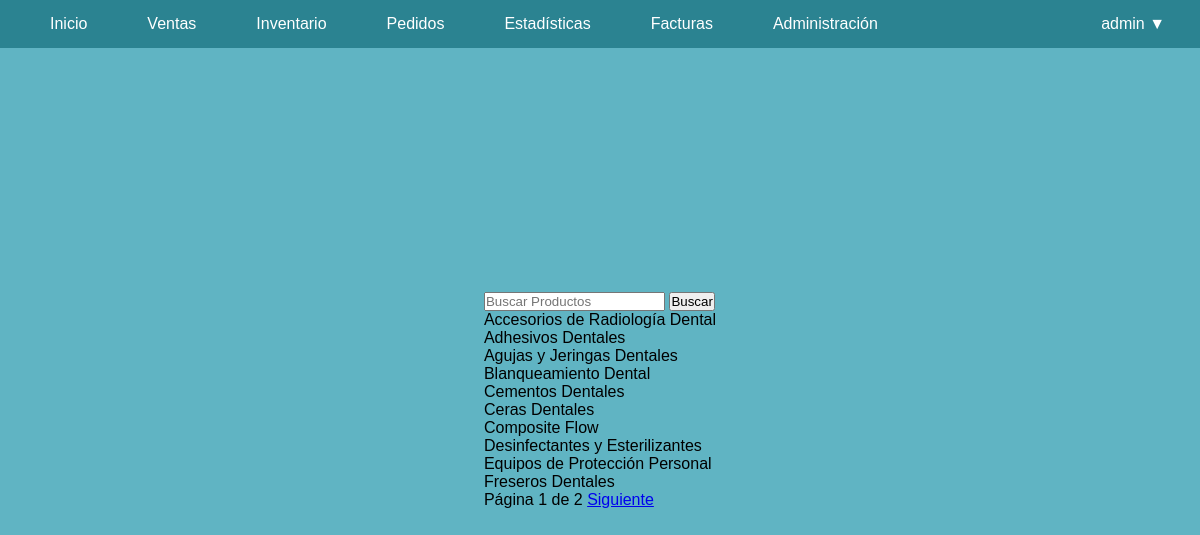
Page /inventario (signed in) on the committed database.
### tables this page shows
CREATE TABLE "categorias" (
	"id_categoria"	INTEGER NOT NULL UNIQUE,
	"nombre"	TEXT NOT NULL UNIQUE,
	PRIMARY KEY("id_categoria" AUTOINCREMENT)
);

### main.py (the view, shortened to what this page needs)
@app.route('/inventario')
def inventario():
    page = int(request.args.get('page', 1))
    search_query = request.args.get('search', '')
    selected_id = request.args.get('id')
    selected_category = request.args.get('category')
    conn = get_db_connection()
    cursor = conn.cursor()
    categorias = None
    products = None
    if search_query != '':
        offset = (page - 1) * 10
        search_query = search_query.replace(' ','%')
        query = '''SELECT * FROM productos WHERE nombre LIKE ? ORDER BY nombre LIMIT 10 OFFSET ?'''
        cursor.execute(query, (f'%{search_query}%', offset))
        products = cursor.fetchall()
        cursor.execute('SELECT COUNT(*) FROM products WHERE nombre LIKE ?', (f'%{search_query}%',))
        total_count = cursor.fetchone()[0]
        total_pages = (total_count // 10) + (1 if total_count % 10 > 0 else 0)
    else:
        offset = (page - 1) * 12
        query = '''SELECT nombre FROM categorias ORDER BY nombre LIMIT 10 OFFSET ?'''
        cursor.execute(query, (offset,))
        categorias = cursor.fetchall()
        cursor.execute('SELECT COUNT(*) FROM categorias')
        total_count = cursor.fetchone()[0]
        total_pages = (total_count // 12) + (1 if total_count % 12 > 0 else 0)
    selected_product = None
    if selected_id:
        cursor.execute('SELECT * FROM products WHERE id = ?', (selected_id,))
        selected_product = cursor.fetchone()
    conn.close()
    return render_template("inventario.html",
                           products=products,
                           page=page,
                           total_pages=total_pages,
                           search_query=search_query,
                           selected_product=selected_product,
                           selected_category=selected_category,
                           categorias=categorias)

### main.py (called while the page is built)
def get_db_connection():
    conn = connect('./DB/db.db')
    conn.row_factory = Row
    return conn

### templates/inventario.html (shortened to what this page needs)
{% extends 'base.html' %}
{% block cuerpo %}
    <div class="products">
        <div class="search-bar">
            <input type="text" id="search" placeholder="Buscar Productos" value="{{ search_query }}">
            <button onclick="searchProducts()">Buscar</button>
        </div>
        {% if categorias %}
            <div class="product-category">
                {% for categoria in categorias %}
                    <div class="category">
                        {{ categoria['nombre'] }}
                    </div>
                {% endfor %}
            </div>
        {% else %}
            <div class="error-products">
                Ocurrio un error al buscar productos
            </div>
        {% endif %}
        <div class="paginas">
            <span>Página {{ page }} de {{ total_pages }}</span>
            {% if page < total_pages %}
                <a href="{{ url_for('inventario', page=page+1, search=search_query, id=selected_product['id'] if selected_product else '', selected_category=selected_categor if selected_category else None) }}">Siguiente</a>
            {% endif %}
        </div>
    </div>
{% endblock %}

### templates/base.html (shortened to what this page needs)
<!DOCTYPE html>
<html lang="en">
<head>
    <link rel="stylesheet" href="{{ url_for('static', filename='css/style.css') }}">
</head>
<body>
    {% if session.username %}
        <nav class="navbar">
            <ul class="nav-left">
                <li><a href="{{ url_for('home') }}">Inicio</a></li>
                <li><a href="{{ url_for('ventas') }}">Ventas</a></li>
                <li><a href="{{ url_for('inventario') }}">Inventario</a></li>
                <li><a href="{{ url_for('pedidos') }}">Pedidos</a></li>
                {% if session.role <= 2 %}
                    <li><a href="{{ url_for('estadisticas') }}">Estadísticas</a></li>
                    <li><a href="{{ url_for('facturas') }}">Facturas</a></li>
                {% endif %}
                {% if session.role <= 1 %}
                    <li><a href="{{ url_for('administracion') }}">Administración</a></li>
                {% endif %}
            </ul>
            <div class="perfil">
                <button class="perfil-btn" onclick="toggleDropdown()">{{ session.username }} ▼</button>
            </div>
        </nav>
        <main>
            <div class="container">
                {% block cuerpo %}{% endblock %}
            </div>
        </main>
    {% else %}
        <div class="login-redirect">
            <h1>No has iniciado sesion</h1>
            <a href="{{ url_for('login') }}" class="login-redirect"><br><br>Iniciar Sesion</a>
        </div>
    {% endif %}
</body>
</html>

### static/css/style.css (style rules this page uses)
* { margin: 0; padding: 0; box-sizing: border-box; }
body { font-family: Arial, sans-serif; background-color: #60B4C3; display: flex; justify-content: center; align-items: center; height: 100vh; }
.navbar { background-color: #2B8391; padding: 10px 20px; position: absolute; top: 0; width: 100%; height: 6vh; z-index: 1000; display: flex; justify-content: space-between; align-items: center; }
.navbar ul.nav-left { list-style: none; display: flex; justify-content: flex-start; align-items: center; margin: 0; padding: 0; }
.navbar li { margin: 0 15px; }
.navbar a { color: white; text-decoration: none; padding: 10px 15px; display: block; }
.perfil { position: relative; display: inline-block; margin-left: auto; }
.perfil .perfil-btn { font-size: 16px; border: none; outline: none; color: white; padding: 10px 15px; background-color: inherit; font-family: inherit; cursor: pointer; }
.container { width: 100%; height: 100%; display: flex; flex-wrap: wrap; flex-direction: column; }

### rows in the picture
categorias: nombre "Accesorios de Radiología Dental"
categorias: nombre "Adhesivos Dentales"
categorias: nombre "Agujas y Jeringas Dentales"
categorias: nombre "Blanqueamiento Dental"
categorias: nombre "Cementos Dentales"
categorias: nombre "Ceras Dentales"
categorias: nombre "Composite Flow"
categorias: nombre "Desinfectantes y Esterilizantes"
categorias: nombre "Equipos de Protección Personal"
categorias: nombre "Freseros Dentales"

### other values in the picture
{{ session.username }} "admin"
{{ page }} "1"
{{ total_pages }} "2"
